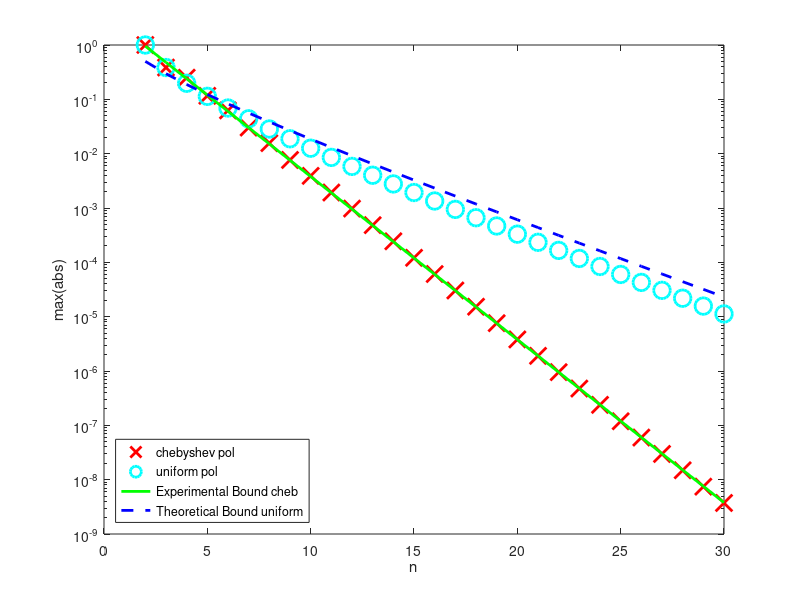
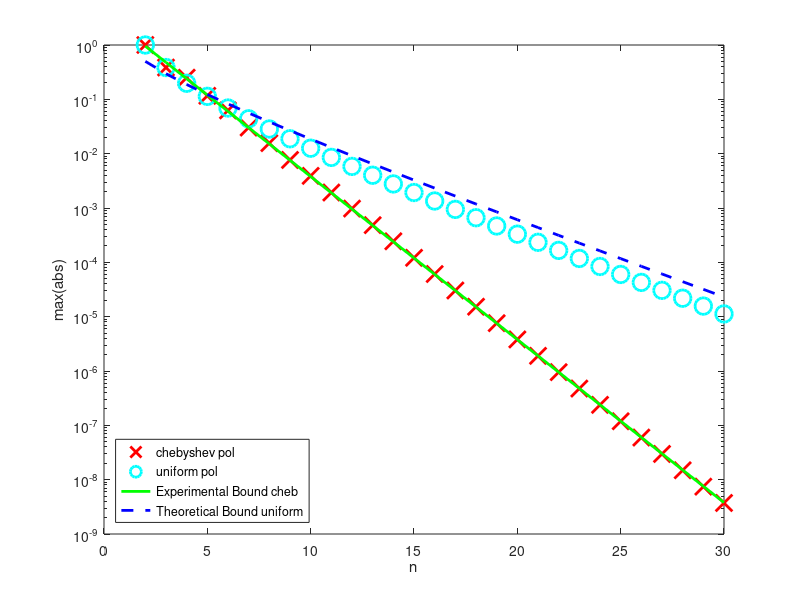

The MATLAB script that drew these images, in order:
function demo_03_runge
format long
lw = 'linewidth'; 
ms = 'markersize';
lspace = linspace(-1., 1., 10000);

max_uni = zeros(1, 29);  
max_cheb = zeros(1, 29); 

for n = 2:1:30
    x_uni = linspace(-1, 1, n);
    x_cheb = cos(linspace(-pi, 0, n));
    y_poly_uni = polynome(x_uni, lspace);
    y_poly_cheb = polynome(x_cheb, lspace);
    max_uni(n-1) = max(abs(y_poly_uni));
    max_cheb(n-1) = max(abs(y_poly_cheb));
end

n = 8;
x_uni = linspace(-1,1,n);
x_cheb = cos(linspace(-pi, 0, n));
y_poly_uni = polynome(x_uni,lspace);
y_poly_cheb = polynome(x_cheb,lspace);

%original_line=plot(lspace,1./(1+lspace.^2),'-k', lw,2);
%plot(x_uni, -0*ones(size(x_uni)), 'co', ms,12, lw,2);
%plot(x_uni, 1 ./ (1+x_uni.*x_uni), 'co', lw,2);
%plot(x_cheb, -0*ones(size(x_cheb)), 'rx', ms,12, lw,2);
semilogy(2:1:30, max_cheb, 'rx', ms, 12, lw, 2);
  
hold on;
xlabel('n');
ylabel('max(abs)');

semilogy(2:1:30, max_uni, 'co', ms, 12, lw, 2);

n_values = 2:1:30;

coeff_cheb = polyfit(2:1:30, log(max_cheb), 1); 
fit_cheb = polyval(coeff_cheb, 2:1:30);
semilogy(2:1:30, exp(fit_cheb), 'g-', lw, 2);  
pi_1 = (2 ./ n_values).^(n_values+1) .* factorial(n_values) / 4;
semilogy(2:1:30, (pi_1), 'b--', lw, 2); 

legend_text = sprintf('Experimental Bound cheb');
legend_text2 = sprintf('Theoretical Bound uniform');
legend( 'chebyshev pol','uniform pol', legend_text,legend_text2, 'Location', 'southwest');

saveas(gcf, 'C:\\Users\\Pavel\\Documents\\MATLAB\\bounds.png');
hold off;
saveas(gcf, 'C:\\Users\\Pavel\\Documents\\MATLAB\\bounds.png');

function yi = polynome(x, xi)
    yi = prod(xi - x(:), 1); 
end

end
